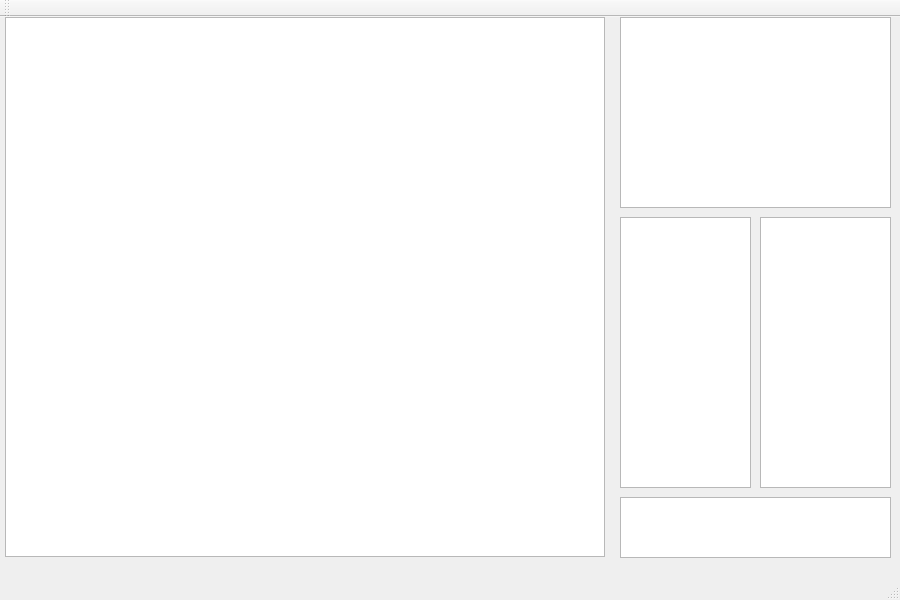
<?xml version="1.0" encoding="UTF-8"?>
<ui version="4.0">
 <class>MainWindow</class>
 <widget class="QMainWindow" name="MainWindow">
  <property name="geometry">
   <rect>
    <x>0</x>
    <y>0</y>
    <width>900</width>
    <height>600</height>
   </rect>
  </property>
  <property name="minimumSize">
   <size>
    <width>900</width>
    <height>600</height>
   </size>
  </property>
  <property name="maximumSize">
   <size>
    <width>900</width>
    <height>600</height>
   </size>
  </property>
  <property name="windowTitle">
   <string>MainWindow</string>
  </property>
  <widget class="QWidget" name="centralWidget">
   <widget class="QGraphicsView" name="field">
    <property name="geometry">
     <rect>
      <x>5</x>
      <y>0</y>
      <width>600</width>
      <height>540</height>
     </rect>
    </property>
    <property name="sizePolicy">
     <sizepolicy hsizetype="Fixed" vsizetype="Fixed">
      <horstretch>0</horstretch>
      <verstretch>0</verstretch>
     </sizepolicy>
    </property>
    <property name="minimumSize">
     <size>
      <width>600</width>
      <height>540</height>
     </size>
    </property>
    <property name="maximumSize">
     <size>
      <width>600</width>
      <height>540</height>
     </size>
    </property>
    <property name="acceptDrops">
     <bool>true</bool>
    </property>
    <property name="interactive">
     <bool>true</bool>
    </property>
    <property name="resizeAnchor">
     <enum>QGraphicsView::AnchorViewCenter</enum>
    </property>
   </widget>
   <widget class="QListView" name="categoryList">
    <property name="geometry">
     <rect>
      <x>620</x>
      <y>200</y>
      <width>131</width>
      <height>271</height>
     </rect>
    </property>
   </widget>
   <widget class="QListView" name="objectList">
    <property name="geometry">
     <rect>
      <x>760</x>
      <y>200</y>
      <width>131</width>
      <height>271</height>
     </rect>
    </property>
   </widget>
   <widget class="QPlainTextEdit" name="descriptionBox">
    <property name="geometry">
     <rect>
      <x>620</x>
      <y>480</y>
      <width>271</width>
      <height>61</height>
     </rect>
    </property>
   </widget>
   <widget class="QGraphicsView" name="preview">
    <property name="geometry">
     <rect>
      <x>620</x>
      <y>0</y>
      <width>271</width>
      <height>191</height>
     </rect>
    </property>
   </widget>
  </widget>
  <widget class="QMenuBar" name="menuBar">
   <property name="geometry">
    <rect>
     <x>0</x>
     <y>0</y>
     <width>900</width>
     <height>21</height>
    </rect>
   </property>
  </widget>
  <widget class="QToolBar" name="mainToolBar">
   <attribute name="toolBarArea">
    <enum>TopToolBarArea</enum>
   </attribute>
   <attribute name="toolBarBreak">
    <bool>false</bool>
   </attribute>
  </widget>
  <widget class="QStatusBar" name="statusBar"/>
 </widget>
 <layoutdefault spacing="6" margin="11"/>
 <resources/>
 <connections/>
</ui>
